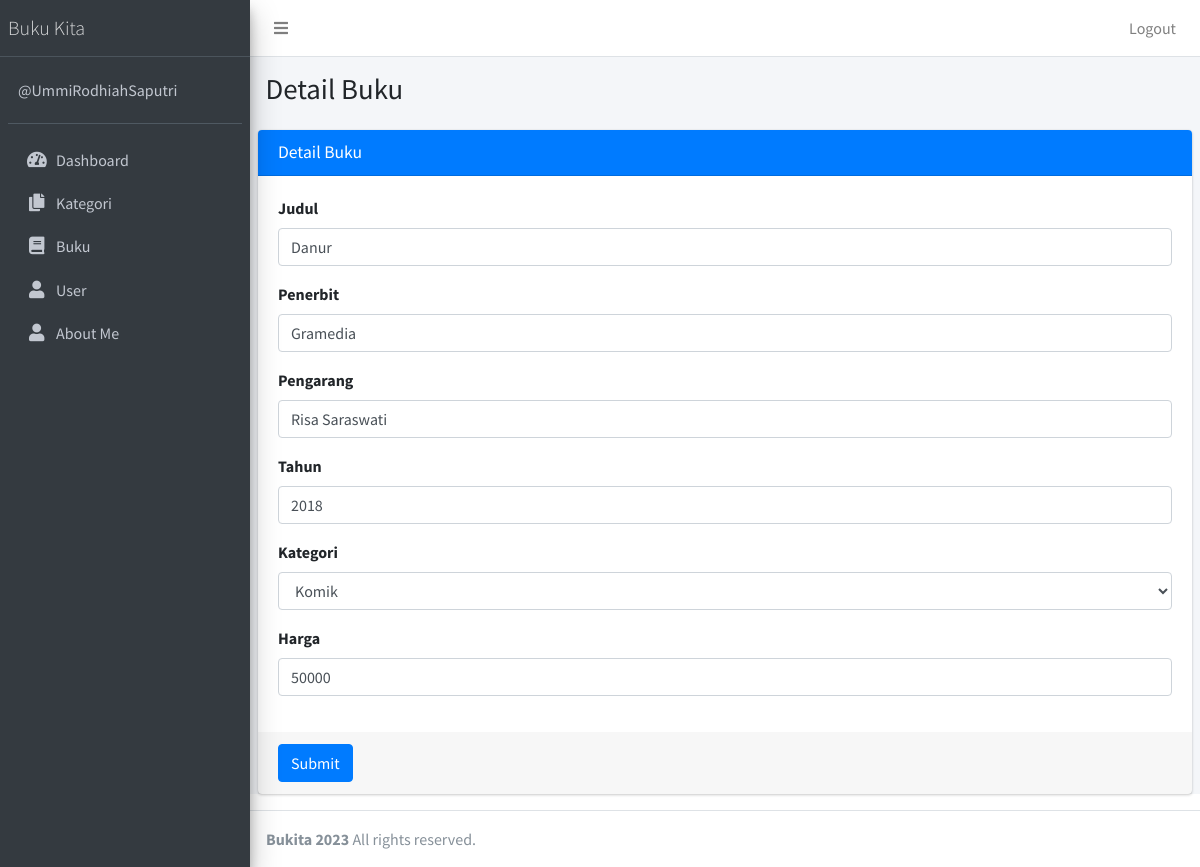
The page /public/buku/edit/1 (signed in) on the database its author committed.
### tables this page shows
CREATE TABLE `buku` (
  `id` int(11) NOT NULL,
  `judul` varchar(100) NOT NULL,
  `penerbit` varchar(50) DEFAULT NULL,
  `pengarang` varchar(50) DEFAULT NULL,
  `tahun` varchar(4) DEFAULT NULL,
  `kategori_id` int(11) DEFAULT NULL,
  `harga` int(11) DEFAULT NULL
);

CREATE TABLE `kategori` (
  `id` int(11) NOT NULL,
  `nama_kategori` varchar(50) NOT NULL
);

### app/core/Controller.php (called while the page is built, shortened)
<?php
class Controller{
            public function view($view, $data = []) {
            require_once '../app/views/' . $view . '.php';
         }
            public function model($model) {
                return new $model;
            }
}

### app/controllers/Buku.php (called while the page is built, shortened)
<?php
    class Buku extends Controller {
        public function edit($id){
            $data['title'] = 'Detail Buku';
            $data['kategori'] = $this->model('KategoriModel')->getAllKategori();
            $data['buku'] = $this->model('BukuModel')->getBukuById($id);
            $this->view( 'buku/edit', $data);
        }
    }
?>

### app/core/App.php (called while the page is built, shortened)
<?php
class App
{
    protected $method = 'index';
    protected $params = [];
    public function __construct()
    {
        $url = $this->parseURL();
        if (isset($url[0]) && file_exists('../app/controllers/' . $url[0] . '.php')) {
            unset($url[0]);
        }
        $this->controller = new $this->controller;
        if (isset($url[1])) {
            if (method_exists($this->controller, $url[1])) {
                $this->method = $url[1];
                unset($url[1]);
            }
        }
        if (!empty($url)) {
            $this->params = array_values($url);
        }
        call_user_func_array([$this->controller, $this->method], $this->params);
    }
    public function parseURL()
    {
        if (isset($_GET['url'])) {
            $url = rtrim($_GET['url'], '/');
            $url = filter_var($url, FILTER_SANITIZE_URL);
            $url = explode('/', $url);
            return $url;
        }
    }
}

### public/index.php (called while the page is built, shortened)
<?php
$app = new App;

### app/core/Database.php (called while the page is built, shortened)
<?php
    class Database{
        private $host = DB_HOST;
        private $user = DB_USER;
        private $pass = DB_PASS;
        private $dbnm = DB_NAME;
        private $dbh;
        private $stmt;
        public function __construct()
        {
            $dsn = 'mysql:host='. $this->host .';dbname='. $this->dbnm;
            $option = [
            PDO::ATTR_PERSISTENT => true,
            PDO::ATTR_ERRMODE => PDO::ERRMODE_EXCEPTION
            ];
            try{
                $this->dbh = new PDO($dsn,$this->user,$this->pass, $option);
            }catch(PDOException $e){
                die($e->getMessage());
                }
        }
            public function query($query)
            {
            $this->stmt = $this->dbh->prepare($query);
            }
                public function bind($param, $value, $type = null){
                    if(is_null($type)){
                        switch (true) {
                            default:
                                $type = PDO::PARAM_STR;
                        }
                    }
                    $this->stmt->bindValue($param, $value, $type);
                }
                public function execute()
                {
                    $this->stmt->execute();
                }
                public function resultSet()
                {
                    $this->execute();
                    return $this->stmt->fetchAll(PDO::FETCH_ASSOC);
                }
                public function single()
                {
                    $this->execute();
                    return $this->stmt->fetch(PDO::FETCH_ASSOC);
                }
    }
?>

### app/models/BukuModel.php (called while the page is built, shortened)
<?php
    class BukuModel {
        private $table = 'buku';
        private $db;
        public function __construct()
        {
        $this->db = new Database;
        }
        public function getBukuById($id)
        {
            $this->db->query('SELECT * FROM ' . $this->table . ' WHERE id=:id');
            $this->db->bind('id',$id);
            return $this->db->single();
        }
    }
?>

### app/models/KategoriModel.php (called while the page is built, shortened)
<?php
    class KategoriModel {
        private $table = 'kategori';
        private $db;
        public function __construct()
        {
        $this->db = new Database;
        }
        public function getAllKategori()
        {
        $this->db->query('SELECT  * FROM ' . $this->table);
        return $this->db->resultSet();
        }
    }
?>

### app/views/buku/edit.php (the view, shortened to what this page needs)
<div class="content-wrapper">
    <section class="content-header">
        <div class="container-fluid">
            <div class="row mb-2">
                <div class="col-sm-6">
                    <h1><?= $data['title']; ?></h1>
                </div>
            </div>
        </div>
    </section>
    <section class="content">
        <div class="card card-primary">
            <div class="card-header">
            <h3 class="card-title"><?= $data['title']; ?></h3>
            </div>
            <form role="form" action="<?= base_url; ?>/buku/updateBuku" method="POST" enctype="multipart/form-data">
                <div class="card-body">
                    <div class="form-group">
                    <label >Judul</label>
                    <input type="text" class="form-control" placeholder="masukkan judul buku..."
                    name="judul" value="<?= $data['buku']['judul'];?>">
                    </div>
                    <div class="form-group">
                    <label >Penerbit</label>
                    <input type="text" class="form-control" placeholder="masukkan penerbit buku..."name="penerbit" value="<?= $data['buku']['penerbit'];?>">
                    </div>
                    <div class="form-group">
                        <label >Pengarang</label>
                        <input type="text" class="form-control" placeholder="masukkan pengarang buku..." name="pengarang" value="<?= $data['buku']['pengarang'];?>">
                    </div>
                    <div class="form-group">
                        <label >Tahun</label>
                        <input type="text" class="form-control" placeholder="masukkan tahun buku..."name="tahun" value="<?= $data['buku']['tahun'];?>">
                    </div>
                    <div class="form-group">
                        <label >Kategori</label>
                        <select class="form-control" name="kategori_id">
                        <?php foreach ($data['kategori'] as $row) :?>
                        <option value="<?= $row['id']; ?>" <?php if($data['buku']['kategori_id'] == $row['id']) { echo "selected"; } ?>><?= $row['nama_kategori']; ?></option>
                        <?php endforeach; ?>
                        </select>
                    </div>
                    <div class="form-group">
                        <label >Harga</label>
                        <input type="text" class="form-control" placeholder="masukkan harga buku..."name="harga" value="<?= $data['buku']['harga'];?>">
                    </div>
                </div>
                    <div class="card-footer">
                        <button type="submit" class="btn btn-primary">Submit</button>
                    </div>
            </form>
        </div>
    </section>
 </div>

### rows shown on the page
buku: judul "Danur", penerbit "Gramedia", pengarang "Risa Saraswati", tahun "2018", kategori_id "Komik", harga "50000"

### other values the page prints
$data['title'] "Detail Buku"
